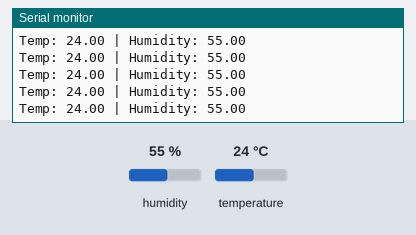
This sketch was run on a simulated ESP8266 (NodeMCU). On the bench: the last lines printed to the serial monitor. The test bench sets the inputs (shaded band); at power-on: humidity 55 %, temperature 24 °C. WiFi joins after 1.5 s; servers stay silent unless stated.

Above: at 3.0 s.
3.1 s: humidity set to 22 %
4.6 s: temperature set to 12 °C
At 5.4 s:
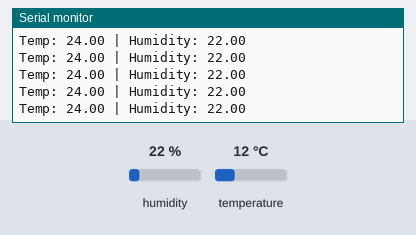
6.1 s: humidity set to 40 %
At 7.2 s:
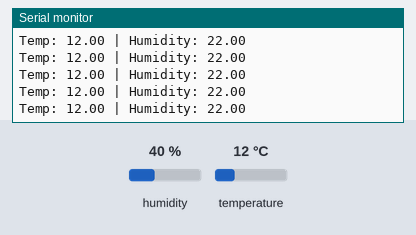
Timing chart, 0 to 8.5 s (numbered marks = the images above; inputs shaded):
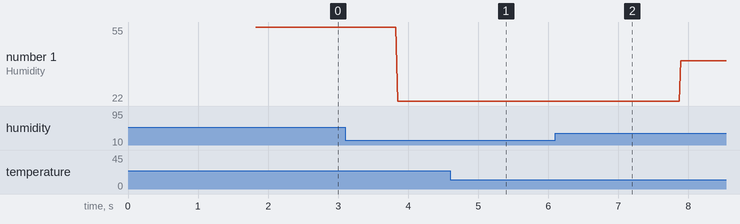

The sketch:

DTH11.ino
```cpp
#define BLYNK_TEMPLATE_ID "TMPL3Jk42J"
#define BLYNK_TEMPLATE_NAME "DHT11"
#define BLYNK_AUTH_TOKEN "jv5PllyFsLTwN-jB9jfuFSSL5VS-"

#include <ESP8266WiFi.h>
#include <WiFiClient.h>
#include <BlynkSimpleEsp8266.h>
#include <DHT.h>

char ssid[] = "gpt";   // Your WiFi name
char pass[] = "gpt@208";   // Your WiFi password

#define DHTPIN 13
#define DHTTYPE DHT11
DHT dht(DHTPIN, DHTTYPE);

//BlynkTimer timer;

void sendSensorData() {
  float h = dht.readHumidity();
  float t = dht.readTemperature();

  if (isnan(h) || isnan(t)) {
    Serial.println("Failed to read from DHT sensor!");
    return;
  }

  Blynk.virtualWrite(V0, t);
  Blynk.virtualWrite(V1, h);

  Serial.print("Temp: ");
  Serial.print(t);
  Serial.print(" | Humidity: ");
  Serial.println(h);
}

void setup() {
  Serial.begin(115200);
  dht.begin();
  Blynk.begin(BLYNK_AUTH_TOKEN, ssid, pass);


  //timer.setInterval(2000L, sendSensorData);
}

void loop() {
  Blynk.run();

    unsigned long lastTime = 0;
    unsigned long interval = 1000;
    unsigned long currentTime = millis();

if (currentTime - lastTime >= interval) {
lastTime = currentTime;
   sendSensorData();

}

  //timer.run();
}
```

Measured:
- plotted number 1: 55 → 22 after the input at 3.1 s, 22 → 40 after the input at 6.1 s
